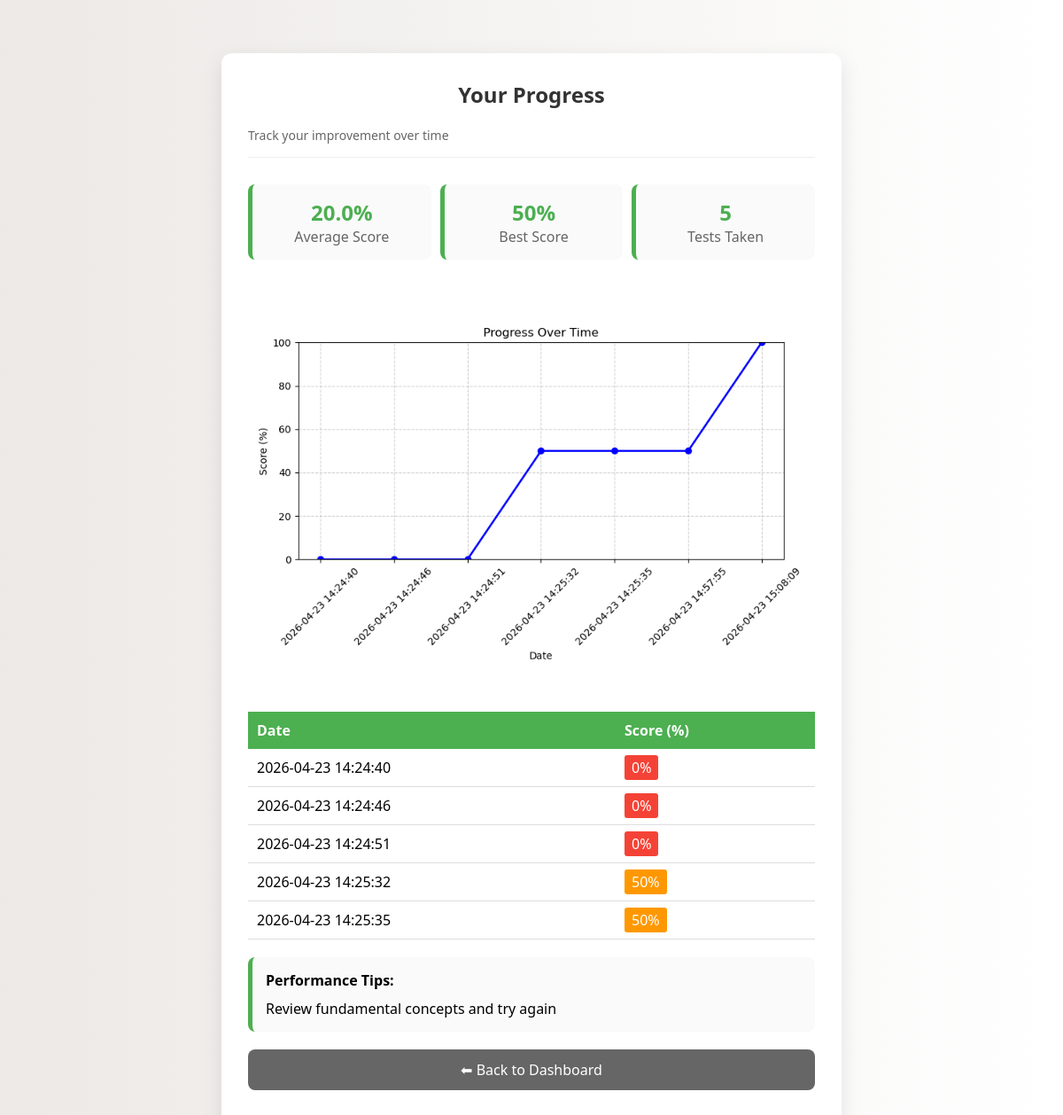
The app's page /progress (signed in), older data.
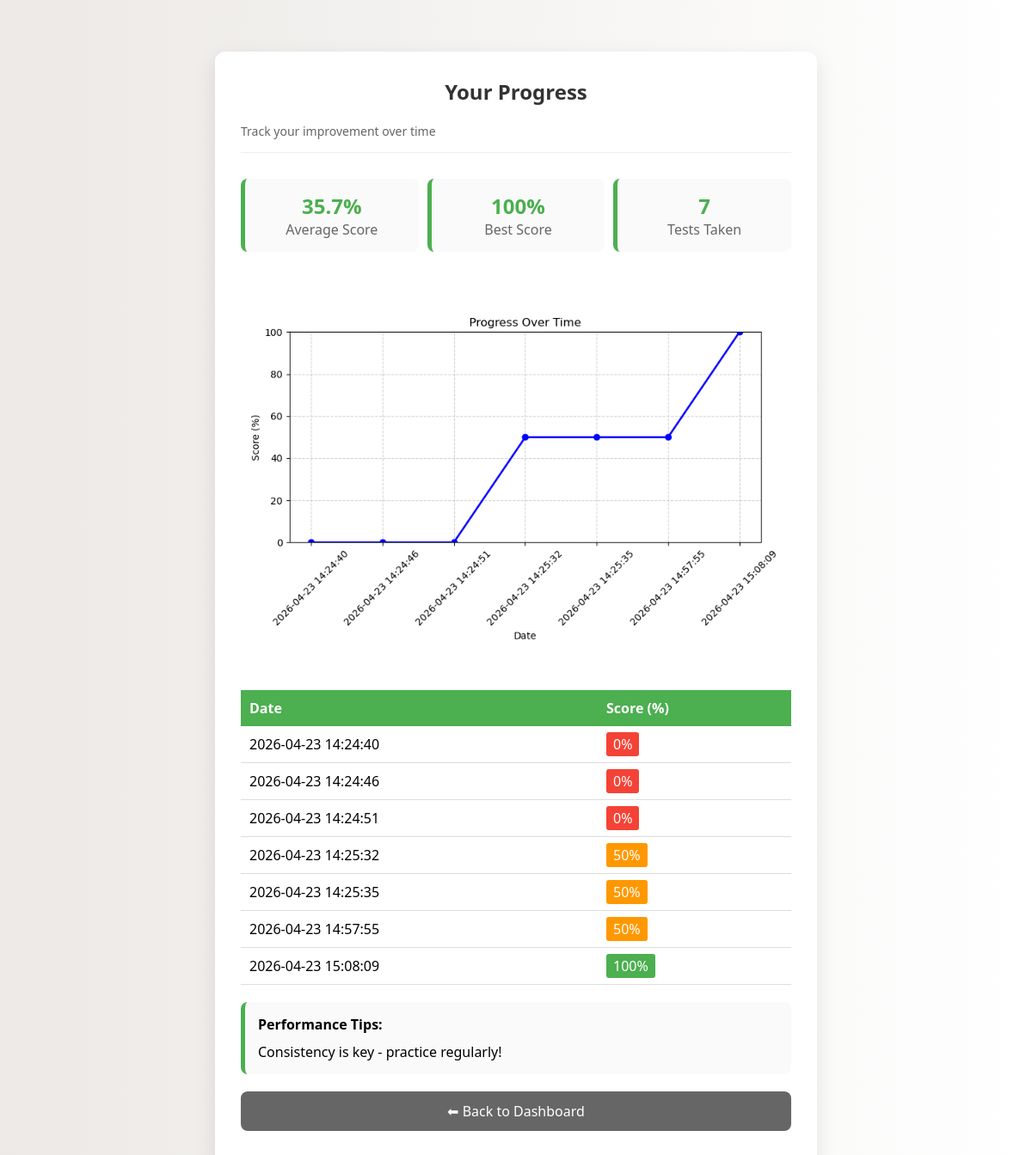
The same page, newer data.
### tables this page shows
CREATE TABLE results (
    id INTEGER PRIMARY KEY AUTOINCREMENT,
    user_id INTEGER,
    score INTEGER,
    date TIMESTAMP DEFAULT CURRENT_TIMESTAMP,
    FOREIGN KEY(user_id) REFERENCES users(id)
);

### app.py (the view)
@app.route("/progress")
def progress():
    if "user_id" not in session:
        return redirect("/login")
    conn = get_db_connection()
    results = conn.execute(
        "SELECT * FROM results WHERE user_id = ? ORDER BY date",
        (session["user_id"],)
    ).fetchall()
    conn.close()
    scores = [r["score"] for r in results]
    dates = [r["date"] for r in results]
    static_dir = os.path.join(app.root_path, "static")
    if not os.path.exists(static_dir):
        os.makedirs(static_dir)
    chart_path = os.path.join(static_dir, "progress_line.png")
    if scores:
        plt.figure(figsize=(8,5))
        plt.plot(dates, scores, marker='o', color='blue', linewidth=2)
        plt.title("Progress Over Time")
        plt.xlabel("Date")
        plt.ylabel("Score (%)")
        plt.ylim(0, 100)
        plt.grid(True, linestyle="--", alpha=0.6)
        plt.xticks(rotation=45)
        plt.tight_layout()
        plt.savefig(chart_path)
        plt.close()
    else:
        plt.figure(figsize=(8,5))
        plt.text(0.5, 0.5, "No progress data available", ha="center", va="center", fontsize=16)
        plt.axis("off")
        plt.savefig(chart_path)
        plt.close()
    return render_template(
        "progress.html",
        results=results,
        scores=scores,
        dates=dates,
        chart_filename="progress_line.png"
    )

### database.py (called while the page is built)
def get_db_connection():
    conn = sqlite3.connect('users.db')
    conn.row_factory = sqlite3.Row
    return conn

### templates/progress.html (shortened to what this page needs)
<!DOCTYPE html>
<html>
<head>
    <link rel="stylesheet" href="{{ url_for('static', filename='style.css') }}">
</head>
<body>
    <div class="container">
        <h2>Your Progress </h2>
        <div class="subtitle">Track your improvement over time</div>
        {% if results %}
            {% set scores_list = results|map(attribute='score')|list %}
            {% set avg_score = (scores_list|sum / scores_list|length)|round(1) %}
            {% set best_score = scores_list|max %}
            {% set total_tests = results|length %}
            <div style="display: flex; justify-content: space-between; gap: 10px; margin-bottom: 30px;">
                <div class="card" style="flex:1; text-align:center;">
                    <div class="score" style="font-size: 24px;">{{ avg_score }}%</div>
                    <div style="color: #666;">Average Score</div>
                </div>
                <div class="card" style="flex:1; text-align:center;">
                    <div class="score" style="font-size: 24px;">{{ best_score }}%</div>
                    <div style="color: #666;">Best Score</div>
                </div>
                <div class="card" style="flex:1; text-align:center;">
                    <div class="score" style="font-size: 24px;">{{ total_tests }}</div>
                    <div style="color: #666;">Tests Taken</div>
                </div>
            </div>
            <img src="{{ url_for('static', filename=chart_filename) }}" alt="Progress Chart" style="width:100%; margin: 20px 0;">
            <table style="width:100%; border-collapse: collapse; margin: 20px 0;">
                <thead>
                    <tr style="background: #4CAF50; color: white;">
                        <th style="padding: 10px; text-align: left;">Date</th>
                        <th style="padding: 10px; text-align: left;">Score (%)</th>
                    </tr>
                </thead>
                <tbody>
                    {% for r in results %}
                    <tr style="border-bottom: 1px solid #ddd;">
                        <td style="padding: 10px;">{{ r['date'] }}</td>
                        <td style="padding: 10px;">
                            <span style="background: {% if r['score'] >= 70 %}#4CAF50{% elif r['score'] >= 40 %}#FF9800{% else %}#f44336{% endif %};
                                         color: white; padding: 3px 8px; border-radius: 3px;">
                                {{ r['score'] }}%
                            </span>
                        </td>
                    </tr>
                    {% endfor %}
                </tbody>
            </table>
            <div class="card">
                <h4 style="margin-bottom: 10px;">Performance Tips:</h4>
                {% if best_score < 70 %}
                    <p> Review fundamental concepts and try again</p>
                {% elif avg_score < 70 %}
                    <p> Consistency is key - practice regularly!</p>
                {% else %}
                    <p> Excellent work! Keep maintaining this performance!</p>
                {% endif %}
            </div>
        {% endif %}
        <a href="/dashboard" class="btn" style="background: #666; margin-top: 20px;">⬅ Back to Dashboard</a>
    </div>
</body>
</html>

### static/style.css (style rules this page uses)
* { margin: 0; padding: 0; box-sizing: border-box; }
body { font-family: 'Segoe UI', sans-serif; background: linear-gradient(to right, #ece9e6, #ffffff); margin: 0; padding: 0; }
.container { width: 90%; max-width: 700px; margin: 60px auto; background: #fff; padding: 30px; border-radius: 12px; box-shadow: 0 8px 25px rgba(0,0,0,0.1); }
h2 { text-align: center; color: #333; margin-bottom: 20px; }
.subtitle { color: #666; margin-bottom: 30px; font-size: 14px; padding-bottom: 15px; border-bottom: 1px solid #eee; }
a.btn { display: block; text-align: center; padding: 12px; background: #4CAF50;; color: white; text-decoration: none; border-radius: 8px; margin: 10px 0; transition: 0.3s; }
.card { background: #fafafa; padding: 15px; border-radius: 8px; margin-bottom: 15px; border-left: 5px solid #4CAF50; }
.score { font-weight: bold; color: #4CAF50; }

Row changes from the older to the newer data that the page shows:
added results: date "2026-04-23 14:57:55", score "50"
added results: date "2026-04-23 15:08:09", score "100"
Text that changed along with them:
{{ avg_score }}: "20.0" → "35.7"
{{ best_score }}: "50" → "100"
{{ total_tests }}: "5" → "7"
text no longer shown: "Review fundamental concepts and try again"
text now shown: "Consistency is key - practice regularly!"
